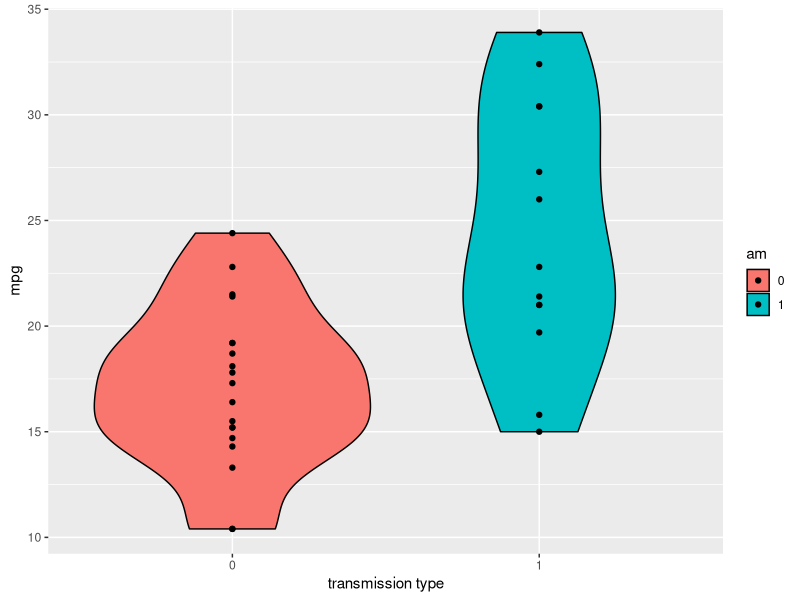
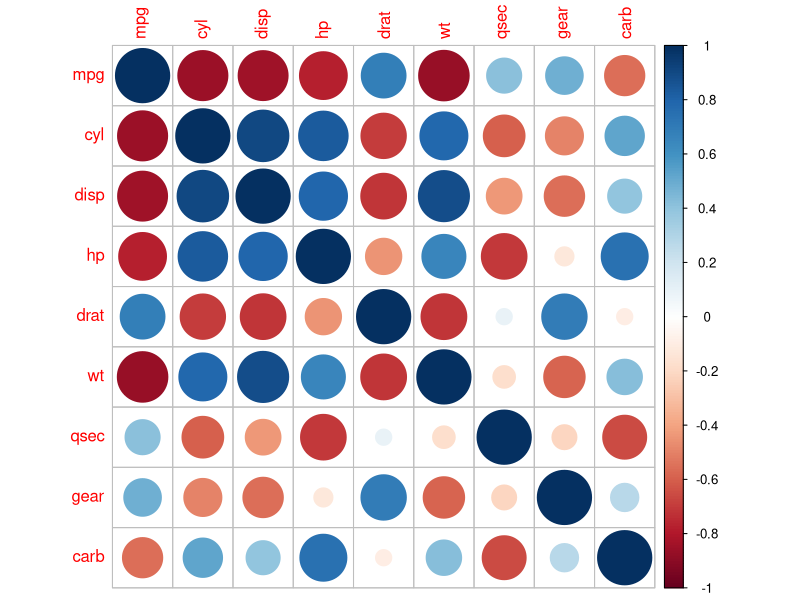
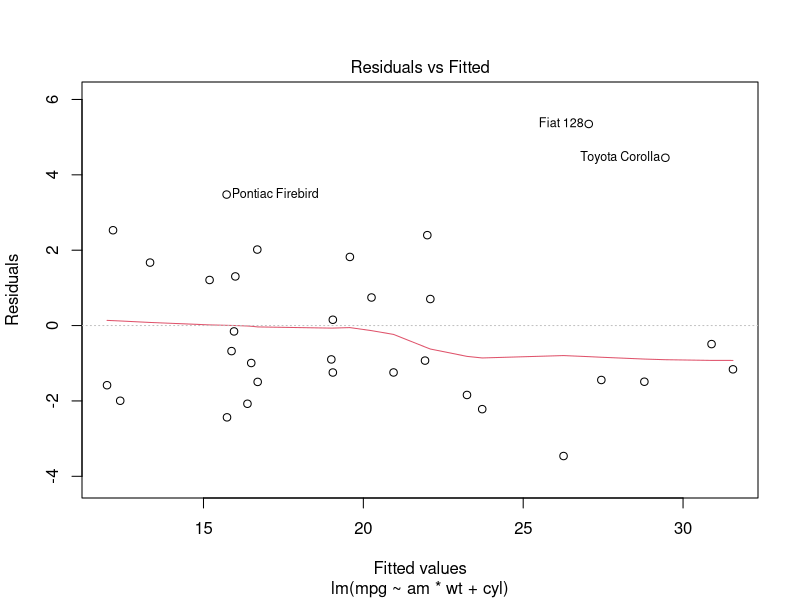
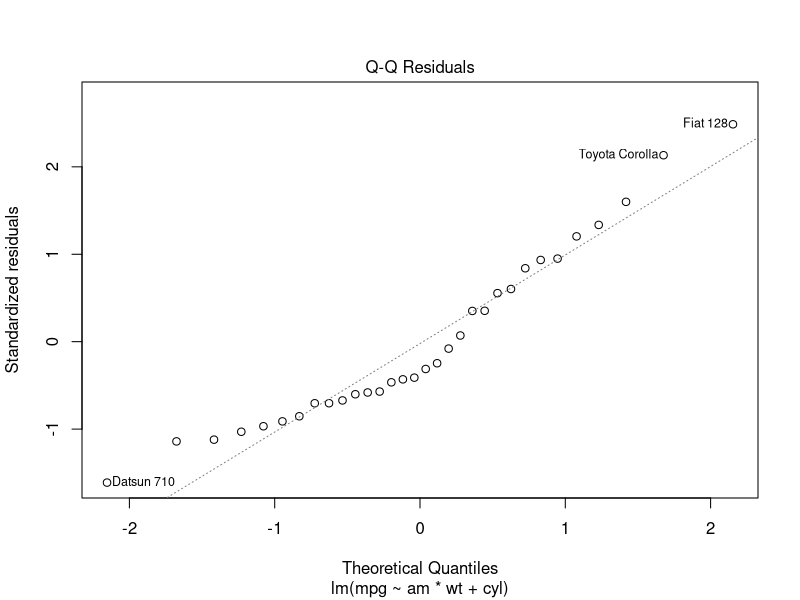
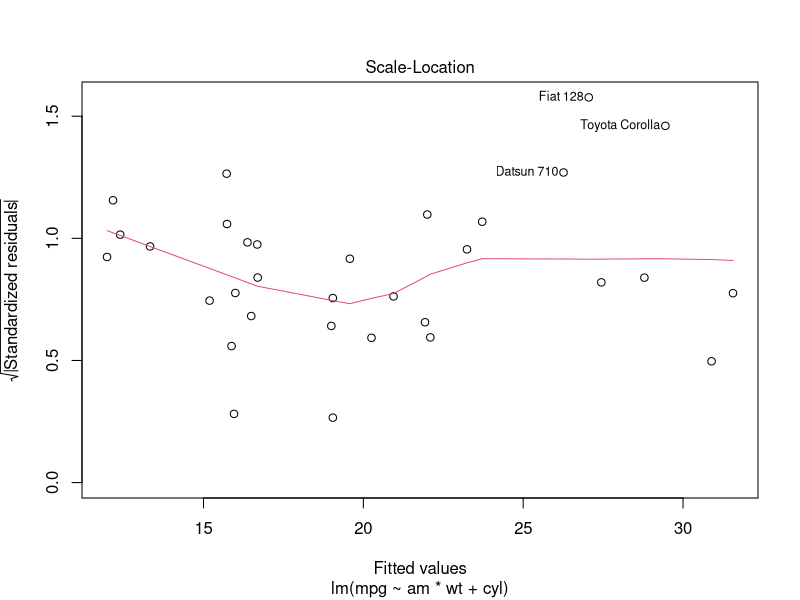
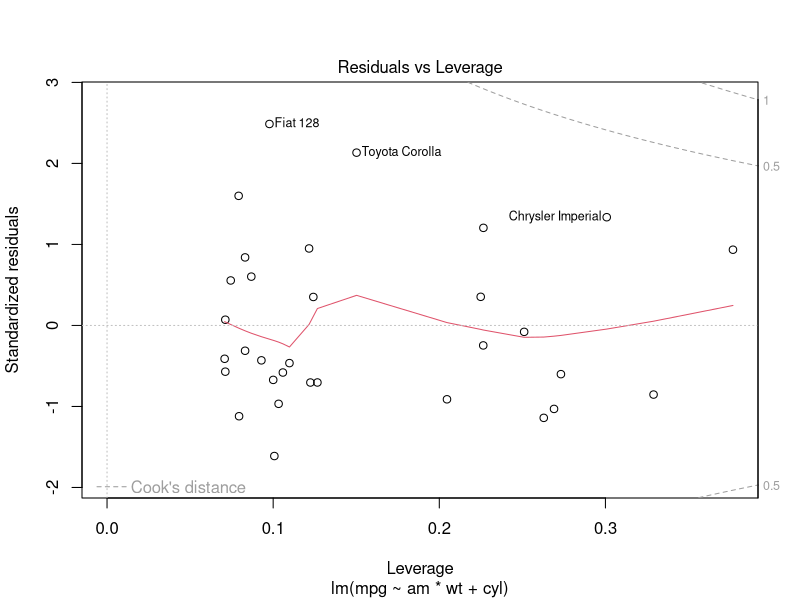
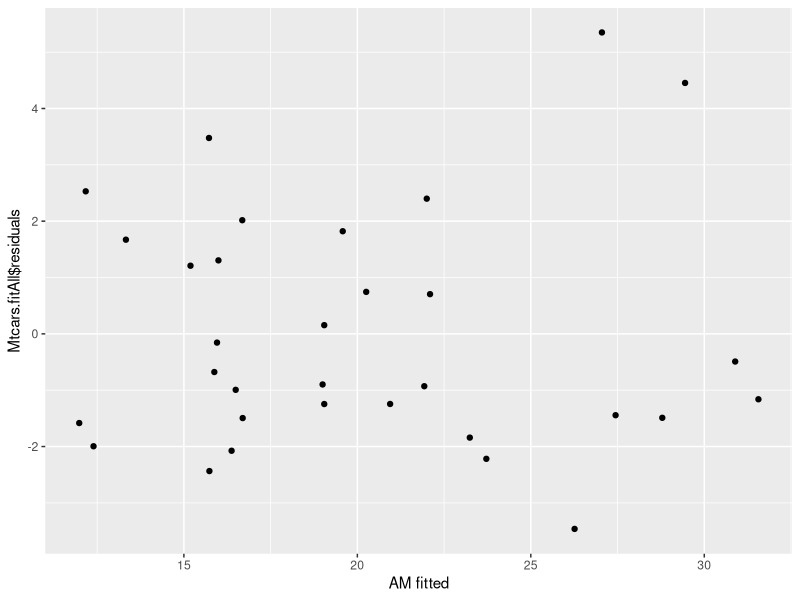
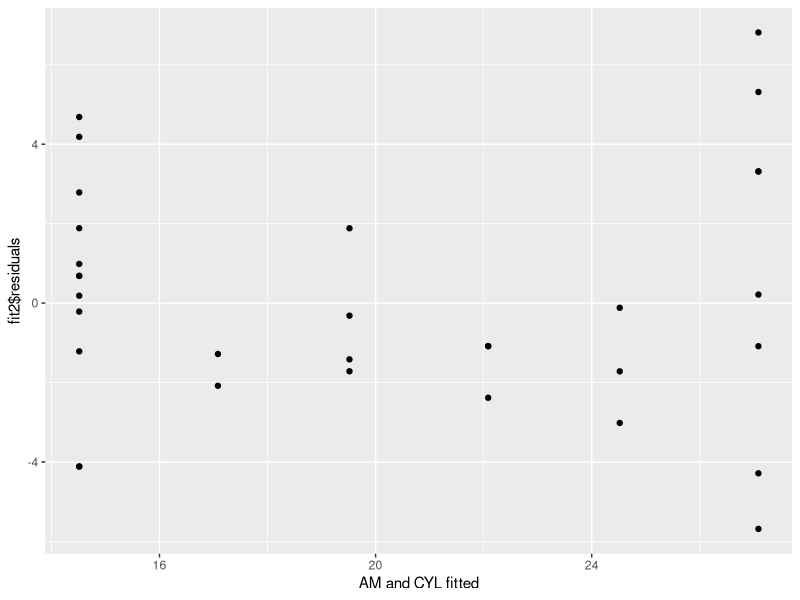

Write the R code that produced these figures, in order.
## ---- chunk 1
knitr::opts_chunk$set(echo = TRUE)
## ---- chunk 2
# save into a local variable the dataframe
Mtcars.df <- mtcars
# coerce the categorical variables into R factor variables
factorVars <- c("vs","am")
Mtcars.df[,factorVars] <- lapply(Mtcars.df[,factorVars], factor)

head(Mtcars.df,3)
## ---- chunk 3
library(ggplot2)

g1 <- ggplot(Mtcars.df,aes(x = am, y = mpg, fill = am))
g1 <- g1 + geom_violin(color = "black")
g1 <- g1 + geom_point()
g1 <- g1 + xlab("transmission type")
g1
## ---- chunk 4

library(corrplot)

M <- cor(Mtcars.df[-which(names(Mtcars.df) %in% factorVars)])
corrplot(M, method="circle")
## ---- chunk 5
Mtcars.fitSimple <- lm(mpg ~ am, Mtcars.df)
Mtcars.sumSimple <- summary(Mtcars.fitSimple)
# Mtcars.sumSimple$coefficients
# data.frame("Residual standard error" = Mtcars.sumSimple$sigma, "Adjusted R square" = Mtcars.sumSimple$adj.r.squared)
# summary(Mtcars.fitSimple)$res.se

str
## ---- chunk 6

## ---- chunk 7
fit1 <- lm(mpg ~ am, Mtcars.df)
fit2 <- lm(mpg ~ am + wt, Mtcars.df)
fit3 <- lm(mpg ~ am + wt + cyl, Mtcars.df)
fit4 <- lm(mpg ~ am + wt + cyl + hp, Mtcars.df)
anova(fit1, fit2, fit3, fit4)

Mtcars.fitAll <- lm(mpg ~ am * wt + cyl, Mtcars.df)
summary(Mtcars.fitAll)

plot(Mtcars.fitAll)
## ---- chunk 8
library(ggplot2)
g1 <- ggplot(Mtcars.df,aes(Mtcars.fitAll$fitted.values,Mtcars.fitAll$residuals))
g1 <- g1 + geom_point()
g1 <- g1 + xlab("AM fitted")
g1

#centering variable
Mtcars.df$cyl.c <- Mtcars.df$cyl - median(Mtcars.df$cyl)
fit2 <- lm(mpg ~ am + cyl.c, Mtcars.df)
summary(fit2)

g2 <- ggplot(Mtcars.df,aes(fit2$fitted.values,fit2$residuals))
g2 <- g2 + geom_point()
g2 <- g2 + xlab("AM and CYL fitted")
g2

Mtcars.df$disp.c <- Mtcars.df$disp - mean(Mtcars.df$disp)
fit3 <- lm(mpg ~ am + disp.c, Mtcars.df)
summary(fit3)

g3 <- ggplot(Mtcars.df,aes(fit3$fitted.values,fit3$residuals))
g3 <- g3 + geom_point()
g3 <- g3 + xlab("AM and DISP fitted")
g3

pt(q = coef(summary(Mtcars.fitAll))[1,3],df = 29,lower.tail = FALSE)
## ---- chunk 9
str(Mtcars.df)

library(GGally) 

g = ggpairs(Mtcars.df, lower = list(continuous = "smooth", discrete = "facetbar", combo = "dot_no_facet"),columns = c(2,1,8,4,9), showStrips = TRUE, axisLabels = "show")
g

g <- ggplot(Mtcars.df,aes(x = disp, y = mpg, color = am))
g <- g + geom_point()
g

g <- ggplot(Mtcars.df,aes(x = disp, y = mpg, color = vs))
g <- g + geom_point()
g

g <- ggplot(Mtcars.df,aes(x = disp, y = mpg, color = carb))
g <- g + geom_point()
g
## ---- chunk 10
fit <- lm(mpg ~ am + hp + wt + cyl, mtcars)

summary(fit)

## ---- chunk 11
fit <- lm(mpg ~ am + hp + wt, mtcars)
fitCyl <- lm(mpg ~ am + hp + wt + cyl, mtcars)
fitDisp <- lm(mpg ~ am + hp + wt + disp, mtcars)

anova(fit, fitCyl)
anova(fit, fitDisp)
